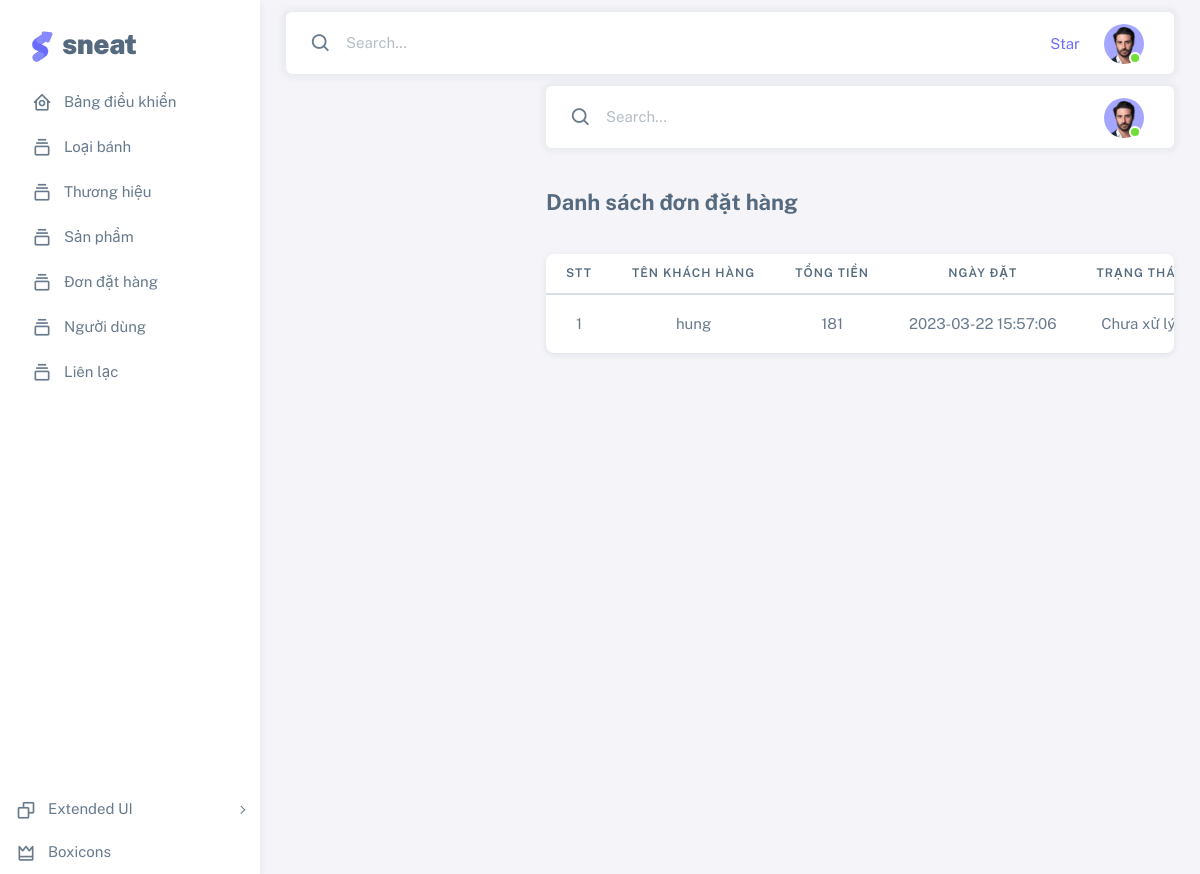
The app's page /admin/html/order_list.php (signed in) with its own data.
### tables this page shows
CREATE TABLE `oders` (
  `OderId` int(11) NOT NULL,
  `CustomerId` int(11) NOT NULL,
  `Note` varchar(255) NOT NULL,
  `order_date` datetime NOT NULL,
  `address` varchar(255) NOT NULL,
  `number_phone` varchar(15) NOT NULL,
  `status` int(1) NOT NULL DEFAULT 0,
  `total_price` int(255) NOT NULL DEFAULT 0
);

CREATE TABLE `customers` (
  `CustomerId` int(11) NOT NULL,
  `Fullname` varchar(255) NOT NULL,
  `Image` varchar(255) NOT NULL,
  `PhoneNumber` char(15) NOT NULL,
  `Address` varchar(255) NOT NULL,
  `Status` tinyint(1) NOT NULL DEFAULT 1,
  `Email` varchar(255) NOT NULL,
  `Password` varchar(255) NOT NULL,
  `Date_Login` datetime NOT NULL,
  `Date_Logout` datetime NOT NULL
);

### admin/html/order_list.php (the view, shortened to what this page needs)
<?php
include($_SERVER["DOCUMENT_ROOT"] . '/admin/inc/header.php');
include($_SERVER['DOCUMENT_ROOT'] . "/admin/inc/navbar.php");
include($_SERVER['DOCUMENT_ROOT'] . "/database/connect.php");
$limit = 5;
$cr_page = (isset($_GET['page']) ? $_GET['page'] : 1);
$start = ($cr_page - 1) * $limit;
$query2 = "SELECT o.OderId, o.number_phone, o.order_date, o.note, o.address, c.Fullname, o.total_price, o.status
            FROM oders o, Customers c where o.CustomerId = c.CustomerId order by total_price desc LIMIT $start,$limit";
$Orders = mysqli_query($conn, $query2);
?>
<div class="layout-page">
  <nav class="layout-navbar container-xxl navbar navbar-expand-xl navbar-detached align-items-center bg-navbar-theme" id="layout-navbar">
    <div class="navbar-nav-right d-flex align-items-center" id="navbar-collapse">
      <div class="navbar-nav align-items-center">
        <div class="nav-item d-flex align-items-center">
          <i class="bx bx-search fs-4 lh-0"></i>
          <input type="text" class="form-control border-0 shadow-none" placeholder="Search..." aria-label="Search..." />
        </div>
      </div>
      <ul class="navbar-nav flex-row align-items-center ms-auto">
        <li class="nav-item navbar-dropdown dropdown-user dropdown">
          <a class="nav-link dropdown-toggle hide-arrow" href="javascript:void(0);" data-bs-toggle="dropdown">
            <div class="avatar avatar-online">
              <img src="../assets/img/avatars/1.png" alt class="w-px-40 h-auto rounded-circle" />
            </div>
          </a>
        </li>
      </ul>
    </div>
  </nav>
  <div class="content-wrapper">
    <div class="container-xxl flex-grow-1 container-p-y">
      <h4 class="fw-bold py-3 mb-4">Danh sách đơn đặt hàng</h4>
      <div class="card">
        <div class="table-responsive text-nowrap">
          <table class="table" style="text-align: center">
            <thead>
              <tr>
                <th>STT</th>
                <th>Tên khách hàng</th>
                <th>Tổng tiền</th>
                <th>Ngày đặt</th>
                <th>Trạng thái</th>
              </tr>
            </thead>
            <tbody class="table-border-bottom-0">
              <?php
              foreach ($Orders as $key => $value) : ?>
                <tr>
                  <td><?php echo $key + 1 ?></td>
                  <td><?php echo $value['Fullname'] ?></td>
                  <td><?php echo $value['total_price'] ?></td>
                  <td><?php echo $value['order_date'] ?></td>
                  <td>
                    <?php  if($value['status'] == 0) {?>
                      <span class="label bg-red">Chưa xử lý</span>
                      <?php } else if($value['status']== 1) {?>
                        <span class="label bg-red">Đang sử lý</span>
                        <?php } else if($value['status']== 2) {?>
                        <span class="label bg-red">Đã sử lý</span>
                        <?php } else if($value['status']== 3) {?>
                        <span class="label bg-red">Đã giao hàng</span>
                        <?php } ?>
                  </td>
                </tr>
              <?php endforeach; ?>
            </tbody>
          </table>
        </div>
      </div>
    </div>
  </div>
  <?php
  include($_SERVER["DOCUMENT_ROOT"] . '/admin/inc/footer.php');
  ?>

### records on screen
oders: CustomerId.Fullname "hung", total_price "181", order_date "2023-03-22 15:57:06", status "Chưa xử…"
